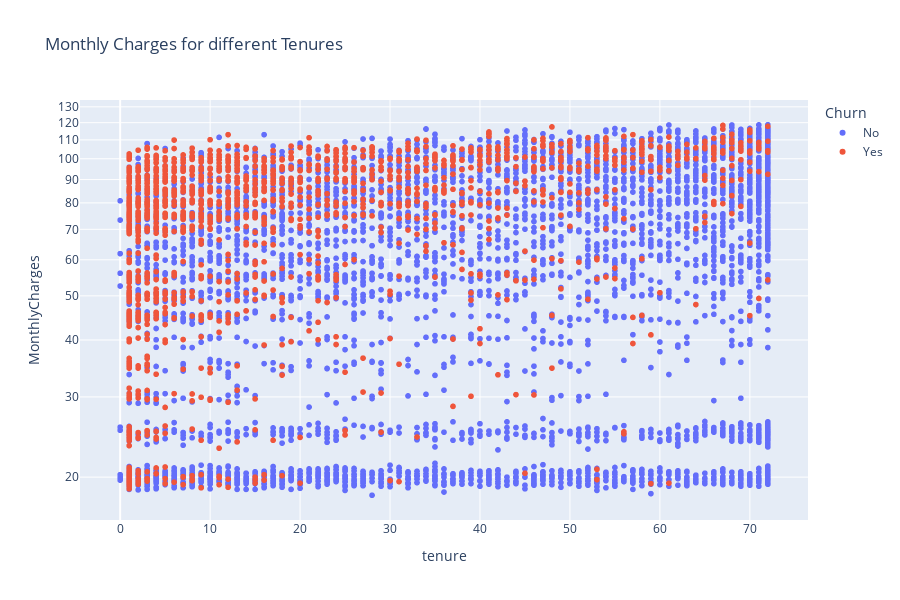

Notebook source saved alongside this figure:
### Code cell
# Create a scatter plot using Plotly Express
fig = px.scatter(df_initial, x="tenure", y="MonthlyCharges", color="Churn",
                 log_y=True, title="Monthly Charges for different Tenures")

# Set the figure size
fig.update_layout(width=900, height=600)  # Adjust width and height as needed

# Show the plot
fig.show()

### Figure 1 — Plotly figure (JSON) as saved in the notebook; plotly's stock layout.template omitted (floating-point values rounded to 4 significant figures; data arrays with more than 128 entries replaced by an {"elided": "..."} marker saying what was removed)
{"data": [{"hovertemplate": "Churn=No<br>tenure=%{x}<br>MonthlyCharges=%{y}<extra></extra>", "legendgroup": "No", "marker": {"color": "#636efa", "symbol": "circle"}, "mode": "markers", "name": "No", "showlegend": true, "type": "scattergl", "x": {"elided": "5174 int values"}, "xaxis": "x", "y": {"elided": "5174 float values"}, "yaxis": "y"}, {"hovertemplate": "Churn=Yes<br>tenure=%{x}<br>MonthlyCharges=%{y}<extra></extra>", "legendgroup": "Yes", "marker": {"color": "#EF553B", "symbol": "circle"}, "mode": "markers", "name": "Yes", "showlegend": true, "type": "scattergl", "x": {"elided": "1869 int values"}, "xaxis": "x", "y": {"elided": "1869 float values"}, "yaxis": "y"}], "layout": {"height": 600, "legend": {"title": {"text": "Churn"}, "tracegroupgap": 0}, "title": {"text": "Monthly Charges for different Tenures"}, "width": 900, "xaxis": {"anchor": "y", "domain": [0, 1], "title": {"text": "tenure"}}, "yaxis": {"anchor": "x", "domain": [0, 1], "title": {"text": "MonthlyCharges"}, "type": "log"}}}
